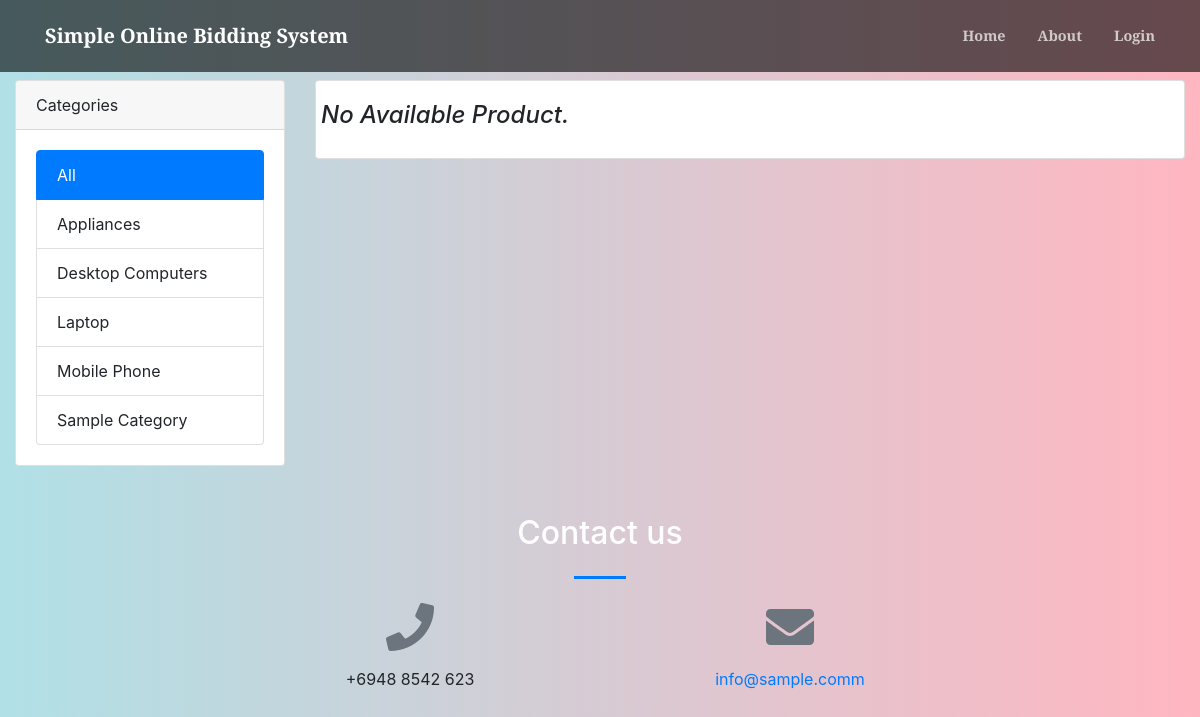
The page / on the database its author committed.
### tables this page shows
CREATE TABLE `categories` (
  `id` int(30) NOT NULL,
  `name` varchar(200) NOT NULL
);

### home.php (the view, shortened to what this page needs)
<?php
include 'admin/db_connect.php';
?>
<div class="contain-fluid">
    <div class="col-lg-12">
        <div class="row">
            <div class="col-md-3">
                <div class="card">
                    <div class="card-header">Categories</div>
                    <div class="card-body">
                        <ul class='list-group' id='cat-list'>
                            <li class='list-group-item' data-id='all' data-href="index.php?page=home&category_id=all">All</li>
                            <?php
                                $cat = $conn->query("SELECT * FROM categories order by name asc");
                                while($row=$cat->fetch_assoc()):
                             ?>
                            <li class='list-group-item' data-id='<?php echo $row['id'] ?>' data-href="index.php?page=home&category_id=<?php echo $row['id'] ?>"><?php echo ucwords($row['name']) ?></li>
                            <?php endwhile; ?>
                        </ul>
                    </div>
                </div>
            </div>
            <div class="col-md-9">
                <div class="card">
                    <div class="card-body">
                        <div class="row">
                            <?php
                                $where = "";
                                $cat = $conn->query("SELECT * FROM products where unix_timestamp(bid_end_datetime) >= ".strtotime(date("Y-m-d H:i"))." $where order by name asc");
                                if($cat->num_rows <= 0){
                                    echo "<center><h4><i>No Available Product.</i></h4></center>";
                                }
                             ?>
                            </div>
                    </div>
                </div>
            </div>
        </div>
    </div>
</div>

### index.php (shortened to what this page needs)
<!DOCTYPE html>
<html lang="en">
    <?php
    include('header.php');
    ?>
    <body id="page-top">
        <nav class="navbar navbar-expand-lg navbar-light fixed-top py-3" id="mainNav">
            <div class="container">
                <a class="navbar-brand js-scroll-trigger" href="./"><?php echo $_SESSION['system']['name'] ?></a>
                <div class="collapse navbar-collapse" id="navbarResponsive">
                    <ul class="navbar-nav ml-auto my-2 my-lg-0">
                        <li class="nav-item"><a class="nav-link js-scroll-trigger" href="index.php?page=home">Home</a></li>
                        <li class="nav-item"><a class="nav-link js-scroll-trigger" href="index.php?page=about">About</a></li>
                        <?php if(isset($_SESSION['login_id'])): ?>
                        <li class="nav-item"><a class="nav-link js-scroll-trigger" href="admin/ajax.php?action=logout2"><?php echo "Welcome ".$_SESSION['login_name'] ?> <i class="fa fa-power-off"></i></a></li>
                      <?php else: ?>
                        <li class="nav-item"><a class="nav-link js-scroll-trigger" href="javascript:void(0)" id="login_now">Login</a></li>
                      <?php endif; ?>
                    </ul>
                </div>
            </div>
        </nav>
  <main id="main-field">
        <?php
        $page = isset($_GET['page']) ? $_GET['page'] : 'home';
        include $page.'.php';
        ?>
</main>
        <footer class=" py-5">
            <div class="container">
                <div class="row justify-content-center">
                    <div class="col-lg-8 text-center">
                        <h2 class="mt-0 text-white">Contact us</h2>
                        <hr class="divider my-4" />
                    </div>
                </div>
                <div class="row">
                    <div class="col-lg-4 ml-auto text-center mb-5 mb-lg-0">
                        <i class="fas fa-phone fa-3x mb-3 text-muted"></i>
                        <div class="text-black"><?php echo $_SESSION['system']['contact'] ?></div>
                    </div>
                    <div class="col-lg-4 mr-auto text-center">
                        <i class="fas fa-envelope fa-3x mb-3 text-muted"></i>
                        <a class="d-block" href="mailto:<?php echo $_SESSION['system']['email'] ?>"><?php echo $_SESSION['system']['email'] ?></a>
                    </div>
                </div>
            </div>
            <br>
        </footer>
    </body>
</html>

### header.php (shortened to what this page needs)
<link href="admin/assets/css/jquery.datetimepicker.min.css" rel="stylesheet">
<link href="https://cdnjs.cloudflare.com/ajax/libs/magnific-popup.js/1.1.0/magnific-popup.min.css" rel="stylesheet" />
<link href="admin/assets/vendor/bootstrap-datepicker/css/bootstrap-datepicker.css" rel="stylesheet" />
<link href="css/styles.css" rel="stylesheet" />
<link type="text/css" rel="stylesheet" href="admin/assets/css/jquery-te-1.4.0.css">
 <link href="admin/assets/css/select2.min.css" rel="stylesheet">

### index.php (style rules this page uses)
#main-field { margin-top: 5rem!important; }
body { background-image: linear-gradient(to right, powderblue, lightpink); }

### home.php (style rules this page uses)
#cat-list li { cursor: pointer; }

### rows shown on the page
categories: name "Appliances"
categories: name "Desktop Computers"
categories: name "Laptop"
categories: name "Mobile Phone"
categories: name "Sample Category"

### other values the page prints
$_SESSION['system']['name'] "Simple Online Bidding System"
$_SESSION['system']['contact'] "+6948 8542 623"
$_SESSION['system']['email'] "info@sample.comm"
